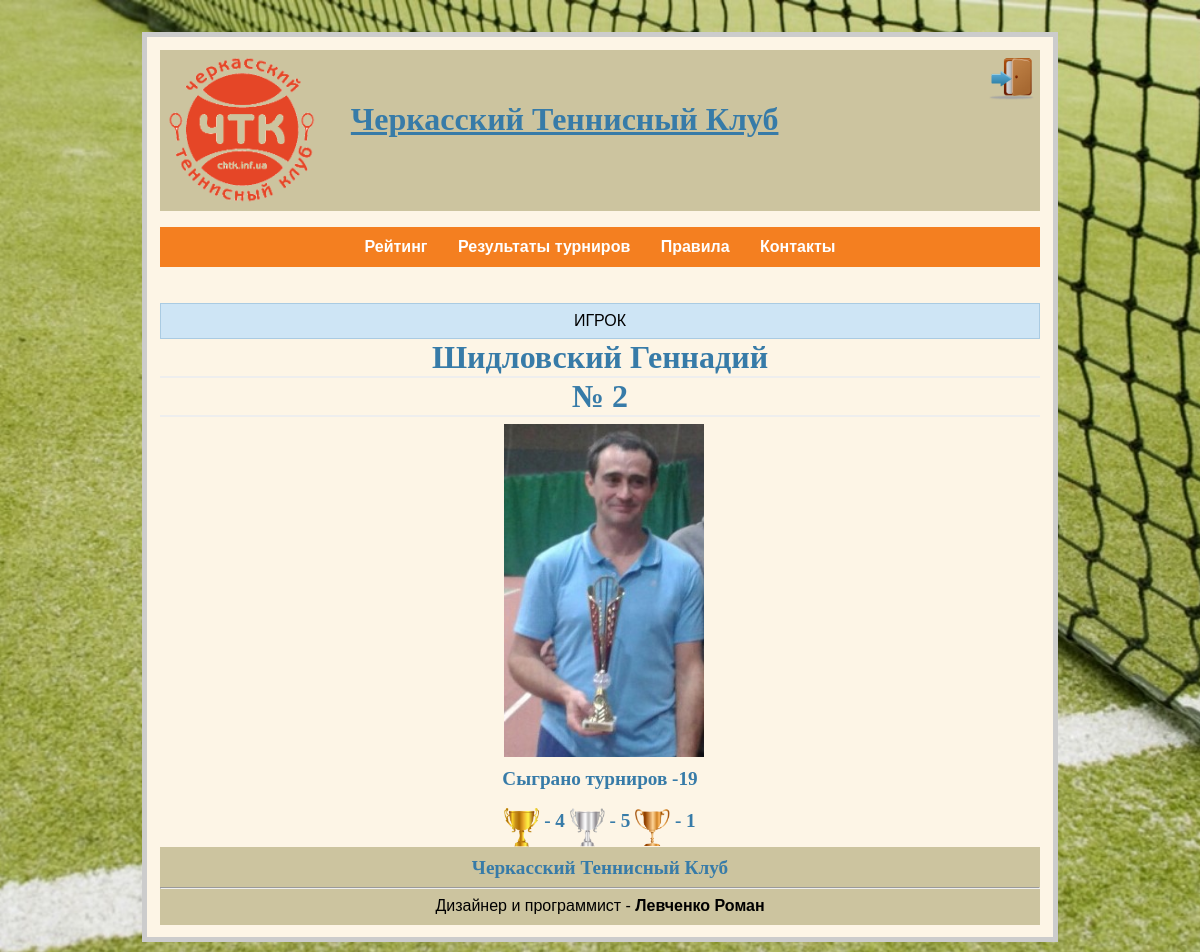
The app's page /player/2016/2/ with its own data.
### chtk.py (models this page shows, shortened)
class Players(dab.Model):
    id = dab.Column(dab.Integer, primary_key=True)
    player_name = dab.Column(dab.String(20))
    player_surname = dab.Column(dab.String(20))
    path_photo = dab.Column(dab.String(40))

### chtk.py (the view)
@app.route('/player/<int:year>/<int:player_id>/')
def player(player_id, year):
    db = get_db()
    name = db.execute('select player_name from players where id = %d' % player_id)
    name = name.fetchone()
    surname = db.execute('select player_surname from players where id = %d' % player_id)
    surname = surname.fetchone()
    stats = StatsPlayers()
    if year == 2017:
        list_of_player = stats.get_number_of_tours(parsed_string_new, name[0], surname[0])
        position = get_position(list_of_player[0], parsed_string_new)
        list_of_player.append(position)
    elif year == 2016:
        list_of_player = stats.get_number_of_tours(parsed_string, name[0], surname[0])
        position = get_position(list_of_player[0], parsed_string)
        list_of_player.append(position)
    return render_template("player.html", player_id=player_id, players=get_data_players(), list_of_player=list_of_player, len_2016=len_2016, len_2017=len_2017)

### chtk.py (called while the page is built)
def connect_db():
    rv = sqlite3.connect(app.config['DATABASE'])
    rv.row_factory = sqlite3.Row
    return rv

def get_db():
    if not hasattr(g, 'sqlite_db'):
        g.sqlite_db = connect_db()
    return g.sqlite_db

def rating_show(list_year):
    new_list = {}
    counter = 1
    rating = {}
    for el in list_year:
        s = 1
        points_1 = 0
        while ('Турнир_' + str(s)) in el:
            points_1 += int(el['Турнир_' + str(s)])
            s += 1
        rating.update({el['Фамилия'] + ' ' + el['Имя']: points_1})
    while rating:
        for key, el in rating.items():
            if el == max(rating.values()):
                new_list[counter] = {'Очки': el, 'Фамилия': key}
                counter += 1
                rating.pop(key)
                break
    return new_list

def get_position(rating, list_year):
    for key, el in rating_show(list_year).items():
        if el['Очки'] == rating:
            return key

def get_data_players():
    db = get_db()
    cur_1 = db.execute('select id, player_name, player_surname, path_photo from players order by player_surname')
    players = cur_1.fetchall()
    return players

### templates/player.html (shortened to what this page needs)
{% extends "base.html" %}
{% block body %}
<body>
<div class="header">
    <div class=flash align="center">ИГРОК</div>
        {% for player in players %}
            {% if player.id == player_id %}
                <h1 align="center">{{ player.player_surname }} {{ player.player_name }} </h1>
                <h1 align="center"> № {{ list_of_player[5] }}</h1>
                {% if player.path_photo %}
                <div align="center"> <img src="/{{ player.path_photo }}" width="200" class="picture"></div>
                {% else %}
                    <div align="center"> <img src="/static/players/no_photo.jpg" width="200" class="picture"></div>
                {% endif %}
                <h2 align="center">  Сыграно турниров -{{ list_of_player[1] }} </h2><br>
                 <h2 align="center">{% if list_of_player[2] %} <img src="/static/gold.png" width="35" align="middle"> -  {{ list_of_player[2] }} {% endif %}
                 {% if list_of_player[3] %}<img src="/static/silver.png" width="35" align="middle"> -  {{ list_of_player[3] }} {% endif %}
                 {% if list_of_player[4] %}<img src="/static/bronze.png" width="35" align="middle"> -  {{ list_of_player[4] }} {% endif %} </h2>
            {% endif %}
        {% endfor %}
</div>
</body>
{% endblock %}

### static/style.css (style rules this page uses)
body { font-family: sans-serif; background: url(background.jpg) no-repeat center center fixed; background-size: cover; }
a, h1, h2 { color: #377ba8; }
h1, h2 { font-family: 'Georgia', serif; margin: 0; }
h1 { border-bottom: 2px solid #eee; }
h2 { font-size: 1.2em; }
.flash { background: #cee5F5; padding: 0.5em; border: 1px solid #aacbe2; }
.picture { margin: 7px 0 7px 7px; }

### records on screen
Players: player_surname "Шидловский", player_name "Геннадий", id "2", path_photo (picture), list_of_player "19", list_of_player "4", list_of_player "5", list_of_player "1"
